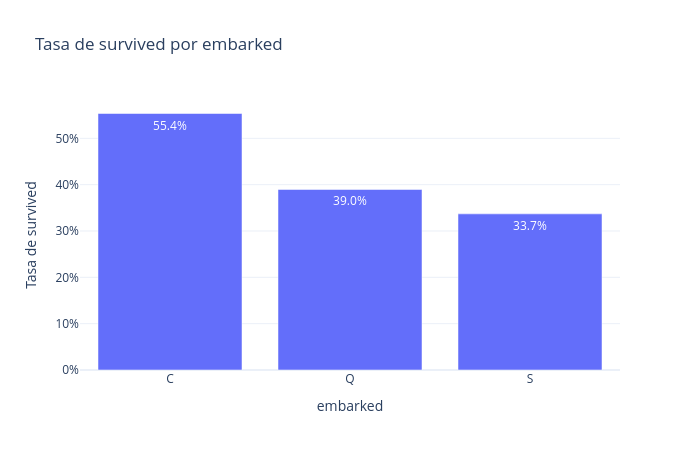

Notebook source saved alongside this figure:
### Code cell
plot_tasa_por_categoria(df, 'embarked', 'survived')

### Figure 1 — Plotly figure (JSON) as saved in the notebook; plotly's stock layout.template omitted (floating-point values rounded to 4 significant figures)
{"data": [{"hovertemplate": "embarked=%{x}<br>survived=%{y}<extra></extra>", "legendgroup": "", "marker": {"color": "#636efa", "pattern": {"shape": ""}}, "name": "", "orientation": "v", "showlegend": false, "textposition": "auto", "texttemplate": "%{y:.1%}", "type": "bar", "x": ["C", "Q", "S"], "xaxis": "x", "y": [0.5536, 0.3896, 0.337], "yaxis": "y"}], "layout": {"barmode": "relative", "height": 450, "legend": {"tracegroupgap": 0}, "title": {"text": "Tasa de survived por embarked"}, "width": 700, "xaxis": {"anchor": "y", "domain": [0.0, 1.0], "title": {"text": "embarked"}, "type": "category"}, "yaxis": {"anchor": "x", "domain": [0.0, 1.0], "tickformat": ".0%", "title": {"text": "Tasa de survived"}}}}
